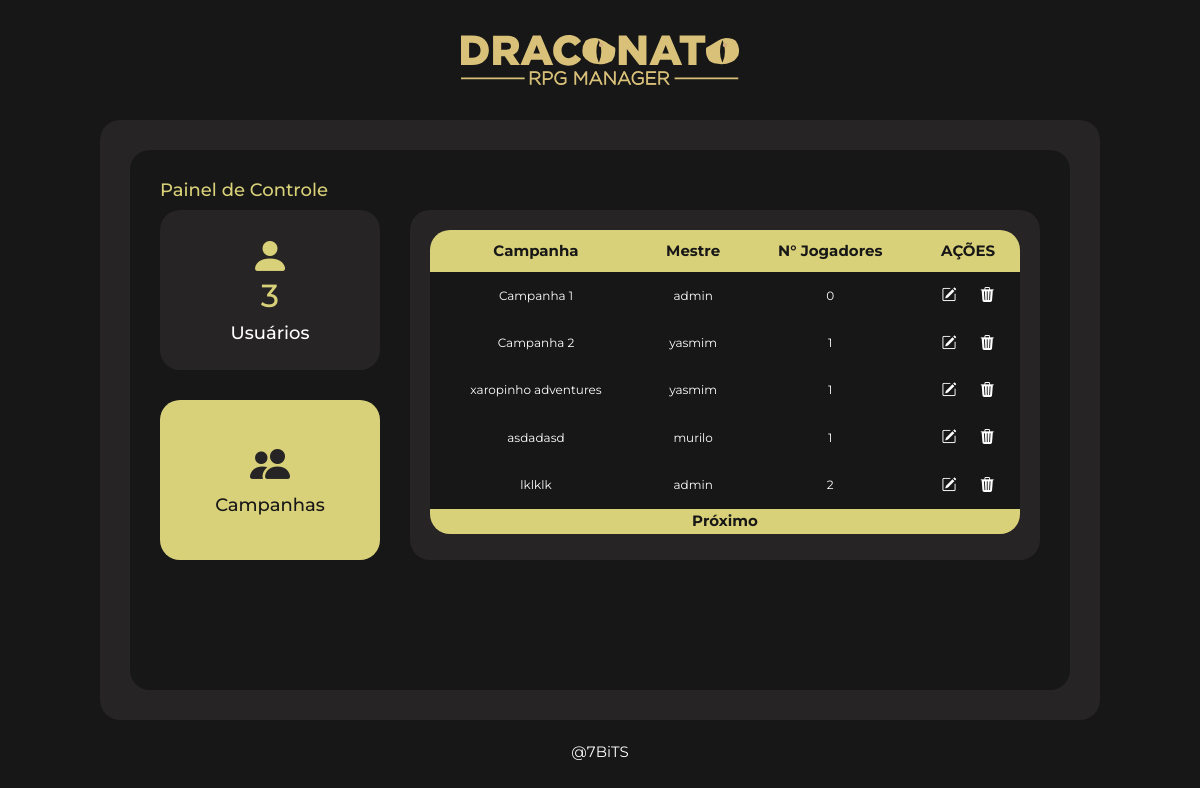
Page /painel/campanhas (signed in) on the earlier database version.
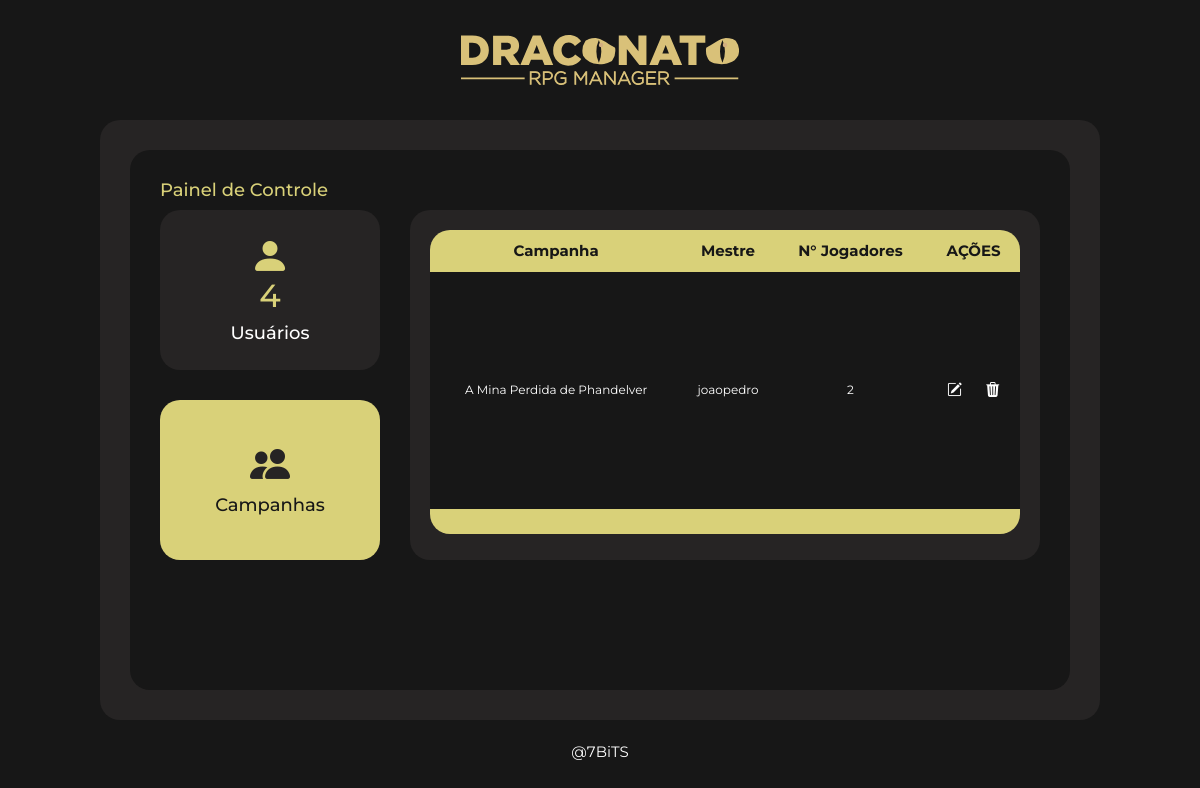
Same page on the later database version.
### manager/models.py (models this page shows, shortened)
class Campanha(models.Model):
    imagem = models.ImageField(upload_to='campanha/images/')
    nome = models.CharField(max_length=100)
    sistema = models.ForeignKey(Sistema, on_delete=models.CASCADE)
    data_inicio = models.DateField(auto_now_add=True)
    descricao = models.TextField(blank=True)
    mestre = models.ForeignKey(get_user_model(), on_delete=models.CASCADE)
    jogador = models.ManyToManyField(get_user_model(), related_name='campanhas_participantes', blank=True)

### manager/views.py (the view)
# urls.py: path('painel/campanhas', ListarPainelCampanhasADM.as_view(), name='painel-campanhas'),
class ListarPainelCampanhasADM(UserPassesTestMixin, ListView):
    template_name = "manager/admin/painel_campanha.html"
    model = Campanha
    context_object_name = "campanhas"
    paginate_by = "5"
    def get_context_data(self, **kwargs):
        context = super().get_context_data(**kwargs)
        context['users'] = User.objects.all()
        return context
    def test_func(self):
        return self.request.user.is_superuser

### manager/templates/manager/admin/painel_campanha.html (shortened to what this page needs)
{% extends 'base_painel.html' %}
{% block content %}
  <div class="area-painel">
    <div class="area-painel-int">
      <div class="cabecalho">
        <h2>Painel de Controle</h2>
      </div>
      <div class="area-adm">
        <div class="area-est">
          <a href="{% url 'painel-listar' %}">
            <div class="est">
              <i class="bi bi-person-fill"></i>
              <h2>{{ users.count }}</h2>
              <h3>Usuários</h3>
            </div>
          </a>
          <div class="est-ativo">
            <i class="bi bi-people-fill"></i>
            <h3>Campanhas</h3>
          </div>
        </div>
        <div class="area-tabela">
          <table style="width: 100%; height: 90%;">
            <tr>
              <th style="border-top-left-radius: 20px;">Campanha</th>
              <th>Mestre</th>
              <th>N° Jogadores</th>
              <th style="border-top-right-radius: 20px;">AÇÕES</th>
            </tr>
            {% for campanha in campanhas %}
              <tr>
                <td>
                  <a style="font-size: 12px;" href="{% url 'dashboard' campanha.pk %}">{{ campanha.nome }}</a>
                </td>
                <td>{{ campanha.mestre }}</td>
                <td>{{ campanha.jogador.count }}</td>
                <td>
                  <a href="{% url 'campanha-editar' campanha.pk %}"><i class="bi bi-pencil-square"></i></a>
                  <a data-toggle="modal" data-target="#myModal{{ campanha.pk }}" href=""><i class="bi bi-trash3-fill"></i></a>
                </td>
              </tr>
            {% endfor %}
          </table>
          <div class="paginator">
            {% if page_obj.has_next %}
              <a href="?page={{ page_obj.next_page_number }}">Próximo</a>
            {% endif %}
          </div>
        </div>
      </div>
    </div>
  </div>
{% endblock %}

Differences in the rows shown:
removed Campanha: nome "Campanha 1", mestre "admin", jogador.count "0"
removed Campanha: nome "Campanha 2", mestre "yasmim", jogador.count "1"
removed Campanha: nome "xaropinho adventures", mestre "yasmim", jogador.count "1"
removed Campanha: nome "asdadasd", mestre "murilo", jogador.count "1"
removed Campanha: nome "lklklk", mestre "admin", jogador.count "2"
added Campanha: nome "A Mina Perdida de Phandelver", mestre "joaopedro", jogador.count "2"
Other differences:
{{ users.count }}: "3" → "4"
text no longer shown: "Próximo"
